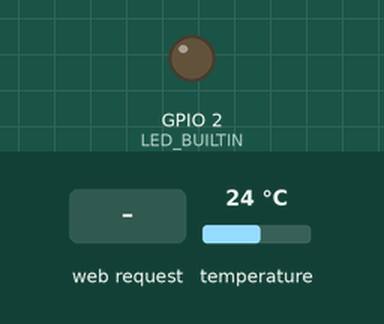
Simulated run of this sketch. Board: ESP32. Parts: output pins drawn as LEDs (lit = HIGH). The inputs (shaded band) are chosen by the test bench; at power-on: temperature 24 °C. WiFi joins after 1.5 s; servers stay silent unless stated; storage starts empty; what the sketch prints to the serial monitor is not drawn.

Above: at 2.7 s.
2.8 s: HTTP request GET /temperature received
At 4.6 s:
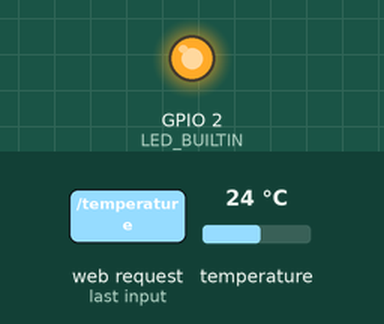
Timing chart, 0 to 6.1 s (numbered marks = the images above; inputs shaded):
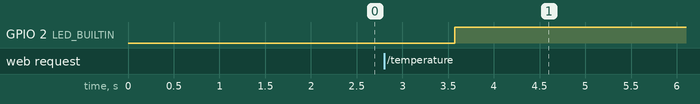

The sketch:

esp_chart.ino
```cpp
#include <ESPmDNS.h>
#include <WiFi.h>
#include <ESPAsyncWebServer.h>
#include <SPIFFS.h>

const char* ssid = "WANTED"; // NOME DA REDE
const char* password = "lsh7257e5"; // SENHA DA REDE

// Create AsyncWebServer object on port 80
AsyncWebServer server(80);

/*****************************************************
 * TEMPERATURA
 */

#include "Temperatura.h"
#define pinoDS18B20 15 // PINO DO SENSOR DE TEMPERATURA

OneWire oneWire(pinoDS18B20);
DallasTemperature sensors(&oneWire);
DeviceAddress sensor1;

/*****************************************************
 * SETUP
 */

String processor(const String& var);
void setup(){
  // Serial port for debugging purposes
  Serial.begin(115200);

  // Sensor de Temperatura
  sensors.begin();
  verifica_contato_sensor_DS18B20(sensors, sensor1);
  pinMode(LED_BUILTIN, OUTPUT);

  // Initialize SPIFFS
  if(!SPIFFS.begin()){
    Serial.println("Error! Error! SPIFFS!");
    return;
  }

  // Connect to Wi-Fi
  Serial.print("Conectando o ESP32 ao WiFi");
  WiFi.begin(ssid, password);
  while (WiFi.status() != WL_CONNECTED) {
    delay(300);
    Serial.print(".");
  }
  // Assign a name to IP address
  if(!MDNS.begin("esp32")) {
    Serial.println("Erro ao iniciar mDNS");
    return;
  }

  // Print ESP32 Local IP Address
  Serial.println();
  Serial.print("Meu endereço IP: ");
  Serial.println(WiFi.localIP());

  // Anexando html com SPIFFS
  server.on("/", HTTP_GET, [](AsyncWebServerRequest *request){
    request->send(SPIFFS, "/index.html", String(), false, processor);
  }); //The last argument of the send() function is the processor, so that we can replace the placeholder with the value we want,in this case the ledState.
  server.on("/style.css", HTTP_GET, [](AsyncWebServerRequest *request){
    request->send(SPIFFS, "/style.css", "text/css");
  });
  server.on("/temperatura.js", HTTP_GET, [](AsyncWebServerRequest *request){
    request->send(SPIFFS, "/temperatura.js", "text/javascript");
  });

  // Routes: tags para comunicacao
  server.on("/temperature", HTTP_GET, [](AsyncWebServerRequest *request){ //HTTP_GET indica que existe comunicacao
    request->send_P(200, "text/plain", readDS18B20Temperature(sensors, sensor1).c_str());
  });
  server.on("/aquecimento", HTTP_GET, [](AsyncWebServerRequest *request){
    request->send_P(200, "text/plain", String(digitalRead(LED_BUILTIN)).c_str());
  });

  // Start server
  server.begin();
}

void loop(){

}

String ledState,t;
String processor(const String& var){ //só altera com atualizacao da pagina
  Serial.println(String(digitalRead(LED_BUILTIN)));
  Serial.print(var);
  Serial.print(": ");
  if(var == "AQUECIMENTO"){
    if(digitalRead(LED_BUILTIN)){
      ledState = "ON";
    }
    else{
      ledState = "OFF";
    }
    Serial.println(ledState);
    return ledState;
  }
  else if (var == "TEMPERATURE"){
    t = readDS18B20Temperature(sensors, sensor1);
    Serial.println(t);
    return t;
  }
}
```

Temperatura.h
```cpp
/*****************************************************
 * AQUECIMENTO DO AQUARIO
 */

 float TEMP_IDEAL_MIN = 26.5; // 21
 float TEMP_IDEAL_MAX = 27; // 25
 float DT = TEMP_IDEAL_MAX - TEMP_IDEAL_MIN;
 #define LED_BUILTIN 2 // PINO DO LED PARA TESTE

 void aquecimento(float t) {
  if (t < TEMP_IDEAL_MIN){
    digitalWrite(LED_BUILTIN, HIGH);
    Serial.println("\t  Frio -> Ligar aquecimento");
  } else if(t > TEMP_IDEAL_MAX - (DT)/4) {
    digitalWrite(LED_BUILTIN, LOW);
    Serial.println("\t  Quente -> Desligar aquecimento");
  } else {
    Serial.println("\t  Dentro da faixa de temp ideal");
  }
 }

/*****************************************************
 * LEITURA DA TEMPERATURA
 */

#include<OneWire.h>
#include<DallasTemperature.h>

void mostra_endereco_sensor(DeviceAddress deviceAddress) {
  for (uint8_t i = 0; i < 8; i++) { //i era de 16bits com a parte negativa
    if (deviceAddress[i] < 16) Serial.print("0");
    Serial.print(deviceAddress[i], HEX);
  }
}
void verifica_contato_sensor_DS18B20(DallasTemperature sensors, DeviceAddress sensor1) {
  Serial.println("\n***********************************************");
  Serial.println("Localizado sensores DS18B20...");
  Serial.print("Foram encontrados ");
  Serial.print(sensors.getDeviceCount(), DEC); //DallasTemperature
  Serial.println(" sensores.");

  if (!sensors.getAddress(sensor1, 0)) //DeviceAddress
    Serial.println("Sensores nao encontrados !");
  Serial.print("Endereco sensor: ");
  mostra_endereco_sensor(sensor1);
  Serial.println("\n***********************************************\n");
}

float tempMin = 999;
float tempMax = 0;

String readDS18B20Temperature(DallasTemperature sensors, DeviceAddress sensor1) {
  sensors.requestTemperatures();
  float t = sensors.getTempC(sensor1);
  if (t < tempMin)
    tempMin = t;
  if (t > tempMax)
    tempMax = t;

  Serial.print("Temp atual: ");
  Serial.print(t);
  Serial.print("\t Min: ");
  Serial.print(tempMin);
  Serial.print(" Max: ");
  Serial.print(tempMax);

  if (isnan(t)) {
    Serial.println("Falha em ler o sensor DS18B20!");
    return "";
  }
  else {
    aquecimento(t);
    return String(t);
  }
}
```

Measured:
- after the input at 2.8 s, GPIO 2 (LED_BUILTIN): LOW → HIGH after 0.77 s
